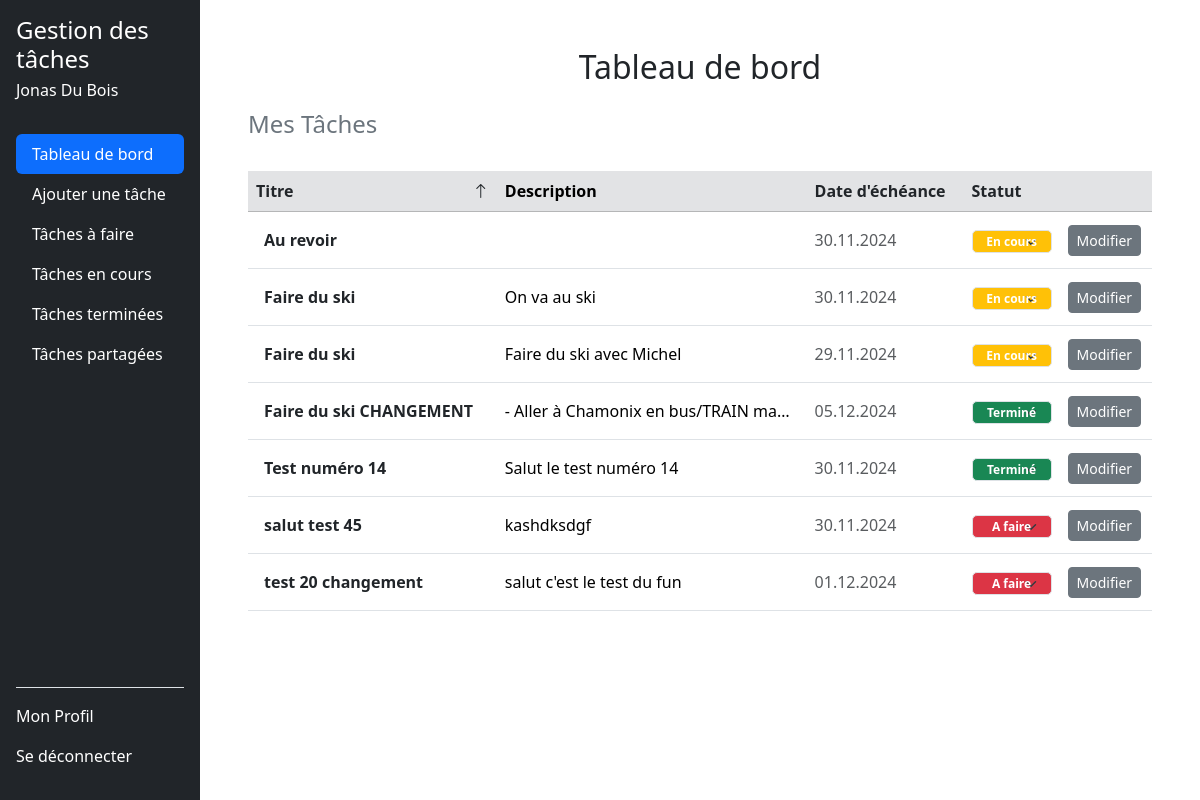
The page /dashboard.php (signed in) on the database as committed earlier.
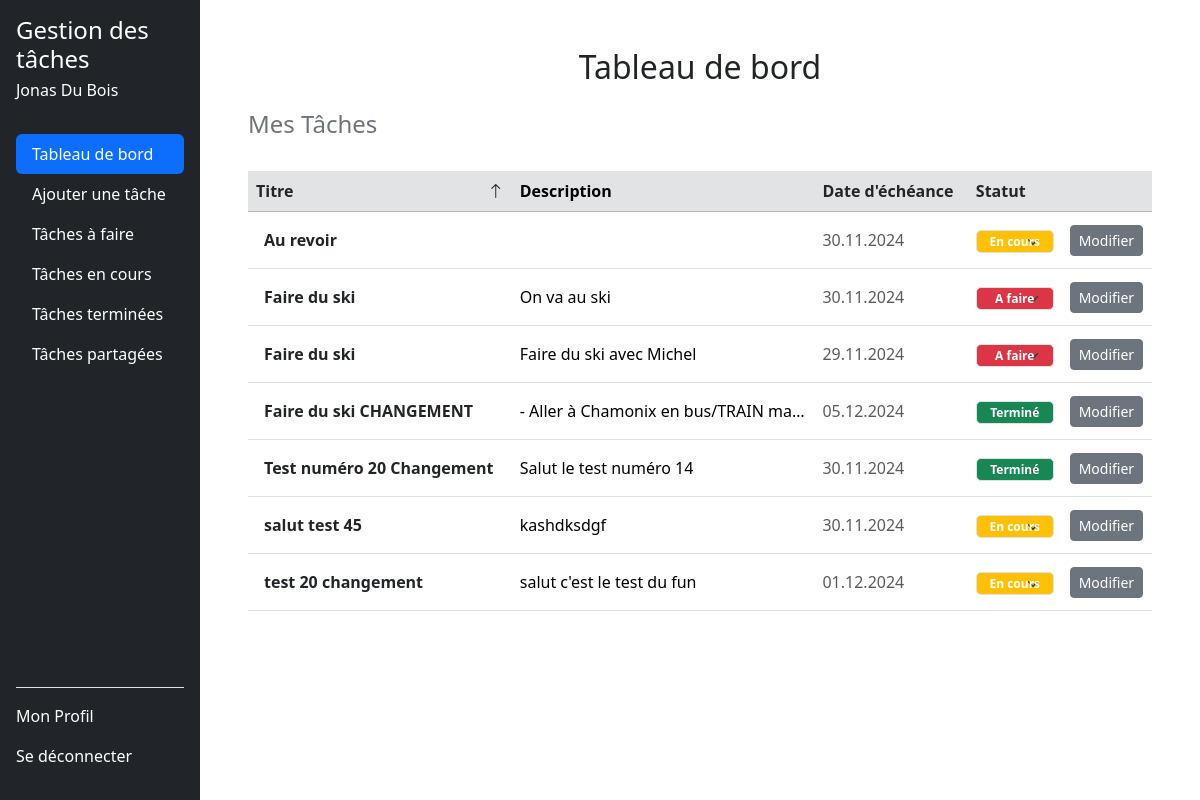
The same page on the database as committed later.
### tables this page shows
CREATE TABLE users (
        id INTEGER PRIMARY KEY AUTOINCREMENT,
        nom VARCHAR(120) NOT NULL,
        prenom VARCHAR(120) NOT NULL,
        email VARCHAR(120) NOT NULL UNIQUE,
        noTel VARCHAR(20) NOT NULL UNIQUE,
        motDePasse VARCHAR(255) NOT NULL,
        token VARCHAR(255) DEFAULT NULL,
        is_confirmed BOOLEAN DEFAULT 0
    );

CREATE TABLE tasks (
        id INTEGER PRIMARY KEY AUTOINCREMENT,
        userId INTEGER NOT NULL,
        titre TEXT NOT NULL,
        description TEXT DEFAULT NULL,
        dateEcheance DATE DEFAULT NULL,
        statut TEXT CHECK(statut IN ('a_faire', 'en_cours', 'termine')) DEFAULT 'a_faire',
        createdAt TIMESTAMP DEFAULT CURRENT_TIMESTAMP, 
        FOREIGN KEY (userId) REFERENCES users(id) ON DELETE CASCADE
    );

### src/dbManager/DbManagerCRUD.php (called while the page is built, shortened)
<?php
class DbManagerCRUD implements I_ApiCRUD
{
    private $db;
    public function __construct()
    {
        $config = parse_ini_file(__DIR__ . '/../config/db.ini');
        $dsn = $config['dsn'];
        $username = $config['username'];
        $password = $config['password'];
        $this->db = new \PDO($dsn, $username, $password);
    }
    public function rendPersonnes(string $email): array
    {
        $sql = "SELECT * FROM users WHERE email = :email;";
        $stmt = $this->db->prepare($sql);
        $stmt->bindParam(':email', $email, \PDO::PARAM_STR);
        try {
            $stmt->execute();
            $donnees = $stmt->fetchAll(\PDO::FETCH_ASSOC);
            $tabUsers = [];
            foreach ($donnees as $donneesUser) {
                $user = new Users(
                    $donneesUser["prenom"],
                    $donneesUser["nom"],
                    $donneesUser["email"],
                    $donneesUser["noTel"],
                    $donneesUser["motDePasse"],
                    $donneesUser["id"]
                );
                $tabUsers[] = $user;
            }
            return $tabUsers;
        } catch (\PDOException $e) {
            error_log("Erreur lors de la récupération des utilisateurs : " . $e->getMessage());
            return [];
        }
    }
    public function getTasksByUserIdSorted(int $userId, string $sortColumn = 'titre', string $order = 'ASC'): array
    {
        $validSortColumns = ['titre', 'dateEcheance', 'statut'];
        $validOrders = ['ASC', 'DESC'];
        if (!in_array($sortColumn, $validSortColumns)) {
            $sortColumn = 'titre';
        }
        try {
            $query = "
            SELECT t.id, t.titre, t.description, t.dateEcheance, t.statut, t.createdAt
            FROM tasks t
            JOIN task_users tu ON t.id = tu.taskId
            WHERE tu.userId = :userId
            ORDER BY $sortColumn $order
        ";
            $stmt = $this->db->prepare($query);
            $stmt->bindValue(':userId', $userId, \PDO::PARAM_INT);
            $stmt->execute();
            $tasks = [];
            while ($taskData = $stmt->fetch(\PDO::FETCH_ASSOC)) {
                $stmtUsers = $this->db->prepare("SELECT userId FROM task_users WHERE taskId = :taskId");
                $stmtUsers->bindValue(':taskId', $taskData['id']);
                $stmtUsers->execute();
                $userIds = $stmtUsers->fetchAll(\PDO::FETCH_COLUMN);
                $tasks[] = new Task(
                    $taskData['titre'],
                    $taskData['description'],
                    $userIds,
                    $taskData['dateEcheance'],
                    $taskData['statut'],
                    $taskData['id']
                );
            }
            return $tasks;
        } catch (\PDOException $e) {
            throw new \Exception('Erreur lors de la récupération des tâches triées : ' . $e->getMessage());
        }
    }
}

### Includes/functions.php (called while the page is built, shortened)
<?php
function getUserByEmail($email, $dbManager) {
    $userInfoArray = $dbManager->rendPersonnes($email);
    return !empty($userInfoArray) ? $userInfoArray[0] : null;
}
function getStatusBadgeClass(string $statut): string
{
    $badgeClasses = [
        'À faire' => 'bg-danger',
        'En cours' => 'bg-warning',
        'Terminé' => 'bg-success',
    ];
    return $badgeClasses[$statut] ?? 'bg-secondary';
}
function getSortOrder(string $column): string
{
    $currentSort = $_GET['sort'] ?? '';
    return 'ASC';
}

### src/dbManager/Users.php (called while the page is built, shortened)
<?php
class Users {
    private $id;
    private $nom;
    private $prenom;
    public function __construct(string $prenom, string $nom, string $email, string $noTel, string $motDePasse ,int $id = 0) {
        $this->prenom = $prenom;
        $this->nom = $nom;
        $this->id = $id;
    }
    public function rendId(): int {
        return (int)$this->id;
    }
    public function rendPrenom(): string {
        return $this->prenom;
    }
    public function rendNom(): string {
        return $this->nom;
    }
}

### src/dbManager/Task.php (called while the page is built, shortened)
<?php
class Task
{
    private $titre;
    private $description;
    private $dateEcheance;
    private $statut;
    public function __construct(
        string $titre,
        string $description = null,
        array $userIds = null,
        string $dateEcheance = null,
        string $statut = 'a_faire',
        int $id = 0,
    ) {
        $this->titre = $titre;
        $this->description = $description;
        $this->dateEcheance = $dateEcheance;
        $this->statut = $statut;
    }
    private function isValidDate(string $date): bool
    {
        $d = DateTime::createFromFormat('Y-m-d', $date);
        return $d && $d->format('Y-m-d') === $date;
    }
    public function rendTitre(): string
    {
        return $this->titre;
    }
    public function rendDescription(): ?string
    {
        return $this->description;
    }
    public function getFormattedDateEcheance(): ?string
    {
        if ($this->dateEcheance) {
            $d = DateTime::createFromFormat('Y-m-d', $this->dateEcheance);
            return $d ? $d->format('d.m.Y') : null;
        }
        return null;
    }
    public function getFormattedStatut(): string
    {
        $statutTraduction = [
            'a_faire' => 'À faire',
            'en_cours' => 'En cours',
            'termine' => 'Terminé',
        ];
        return $statutTraduction[$this->statut] ?? 'Inconnu';
    }
}

### dashboard.php (the view, shortened to what this page needs)
<?php
require_once 'includes/functions.php';
$dbManager = new DbManagerCRUD();
$email = $_SESSION['email_user'];
$userInfo = getUserByEmail($email, $dbManager);
$userId = $userInfo->rendId();
$sortColumn = $_GET['sort'] ?? 'title';
$order = $_GET['order'] ?? 'ASC';
$taches = $dbManager->getTasksByUserIdSorted($userId, $sortColumn, $order);
?>
<!DOCTYPE html>
<html lang="fr">
<head>
    <link href="https://cdn.jsdelivr.net/npm/bootstrap@5.3.3/dist/css/bootstrap.min.css" rel="stylesheet">
    <link href="https://cdn.jsdelivr.net/npm/bootstrap-icons/font/bootstrap-icons.css" rel="stylesheet">
</head>
<body>
    <div class="container-fluid">
        <div class="row">
            <?php include 'Includes/sidebar.php'; ?>
            <div class="main-content ms-auto col-md-9 col-lg-10 p-5">
                <h2 class="text-center mb-4">Tableau de bord</h2>
                <h4 class="text-secondary">Mes Tâches</h4>
                <?php if (empty($taches)): ?>
                    <div class="alert alert-info mt-4" role="alert">
                        <p>Aucune tâche assignée pour le moment.</p>
                    </div>
                <?php else: ?>
                    <div class="table-responsive pt-4">
                        <table class="table table-hover align-middle">
                            <thead class="table-secondary">
                                <tr>
                                    <th scope="col">
                                        <a href="?sort=title&order=<?php echo getSortOrder('title'); ?>" class="text-decoration-none text-dark">
                                            Titre
                                            <i class="bi <?php echo $sortColumn === 'title' ? ($order === 'ASC' ? 'bi-arrow-up' : 'bi-arrow-down') : ''; ?>"></i>
                                        </a>
                                    </th>
                                    <th scope="col">Description</th>
                                    <th scope="col">
                                        <a href="?sort=date_echeance&order=<?php echo getSortOrder('date_echeance'); ?>" class="text-decoration-none text-dark">
                                            Date d'échéance
                                        </a>
                                    </th>
                                    <th scope="col">
                                        <a href="?sort=statut&order=<?php echo getSortOrder('statut'); ?>" class="text-decoration-none text-dark">
                                            Statut
                                        </a>
                                    </th>
                                    <th scope="col"></th>
                                </tr>
                            </thead>
                            <tbody>
                                <?php foreach ($taches as $task): ?>
                                    <tr>
                                        <td scope="row" class="fw-bold text-dark p-3"><?php echo htmlspecialchars($task->rendTitre()); ?></td>
                                        <td class="text-truncate" style="max-width: 300px;">
                                            <?php echo htmlspecialchars($task->rendDescription()); ?>
                                        </td>
                                        <td class="text-muted"><?php echo htmlspecialchars($task->getFormattedDateEcheance()); ?></td>
                                        <td>
                                            <form method="POST" action="">
                                                <select name="statut" class="statutActu form-select text-white badge <?php echo getStatusBadgeClass($task->getFormattedStatut()); ?>" style="max-width: 150px;" onchange="this.form.submit()">
                                                    <?php foreach (['À faire', 'En cours', 'Terminé'] as $status): ?>
                                                        <option value="<?php echo htmlspecialchars($status); ?>"
                                                            <?php echo $status === $task->getFormattedStatut() ? 'selected' : ''; ?>>
                                                            <?php echo htmlspecialchars($status); ?>
                                                        </option>
                                                    <?php endforeach; ?>
                                                </select>
                                            </form>
                                        </td>
                                        <td>
                                            <form method="GET" action="task_details.php">
                                                <button type="submit" class="btn btn-secondary btn-sm">Modifier</button>
                                            </form>
                                        </td>
                                    </tr>
                                <?php endforeach; ?>
                            </tbody>
                        </table>
                    </div>
                <?php endif; ?>
            </div>
        </div>
    </div>
</body>
</html>

### Includes/sidebar.php (shortened to what this page needs)
<?php
$email = $_SESSION['email_user'];
$dbManager = new DbManagerCRUD();
$users = $dbManager->rendPersonnes($email);
if (!empty($users)) {
    $user = $users[0];
    $userName = $user->rendPrenom() . ' ' . $user->rendNom();
} else {
    $userName = 'Utilisateur inconnu';
}
?>
<div class="col-md-3 col-lg-2 bg-dark text-white sidebar position-fixed vh-100 d-flex flex-column p-3">
    <h4 class="mb-0">Gestion des tâches</h4>
    <p class="mt-1"><?= htmlspecialchars($userName) ?></p>
    <ul class="nav nav-pills flex-column mb-auto pt-3">
    <?php
                    $navLinks = [
                        'dashboard.php' => 'Tableau de bord',
                        'ajouter_tache.php' => 'Ajouter une tâche',
                        'taches_a_faire.php' => 'Tâches à faire',
                        'taches_en_cours.php' => 'Tâches en cours',
                        'taches_terminees.php' => 'Tâches terminées',
                        'taches_partage.php' => 'Tâches partagées',
                    ];
                    foreach ($navLinks as $link => $label) {
                        $active = basename($_SERVER['PHP_SELF']) == $link ? 'active' : '';
                        echo "<li class='nav-item'>
                                <a href='$link' class='nav-link text-white $active'>$label</a>
                              </li>";
                    }
                    ?>
                </ul>
                <div class="mt-auto border-top pt-3">
                    <a href="profile.php" class="nav-link text-white pb-3<?= basename($_SERVER['PHP_SELF']) == 'profile.php' ? 'active' : '' ?>">
                        Mon Profil
                    </a>
                    <a href="logout.php" class="nav-link text-white pb-3">
                        Se déconnecter
                    </a>
                </div>
</div>

### dashboard.php (style rules this page uses)
select { width: 150px; }
select option { background-color: white; color: #000; }
th a { display: flex; align-items: center; justify-content: space-between; text-decoration: none; }
th i { margin-left: 5px; }
td select { padding-right: 20px; }
.statutActu { width: 100%; border-radius: 5px; }
.badge { text-align: center; padding-left: 12px; padding-right: 12px; }
.table th, .table td { vertical-align: middle; }

Rows that differ between the two databases and show on the page:
changed tasks "On va au ski": statut "En cours" → "À faire"
changed tasks "Faire du ski avec Michel": statut "En cours" → "À faire"
changed tasks "Salut le test numéro 14": titre "Test numéro 14" → "Test numéro 20 Changement"
changed tasks "salut test 45": statut "À faire" → "En cours"
changed tasks "test 20 changement": statut "À faire" → "En cours"
